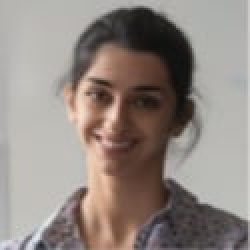
//> input picture Code/OpenCV代码/image/2.jpg, 125 x 125 px (shown 2 times larger)
$ ./特征值检测   (built with g++ and OpenCV 4)
//> lines starting //> are read from the running program, lines starting //| are printed output that depends on the picture
#include <opencv2/opencv.hpp>
#include <opencv2/xfeatures2d.hpp>
#include <iostream>

using namespace std;
using namespace cv;

int main() {
    // ========== SIFT特征点检测 ==========
    // auto ptr = SIFT::create();
    // ========== SURF特征点检测 ==========
    // auto ptr = xfeatures2d::SURF::create();
    // ========== ORB特征点检测 ==========
    auto ptr = ORB::create();

    Mat face_1 = imread("./image/2.jpg");
//> face_1 is the input picture: 125 rows x 125 cols, CV_8UC3; mean B, G, R 130.1, 136.1, 145.9
    Mat face_2 = imread("./image/3.jpg");
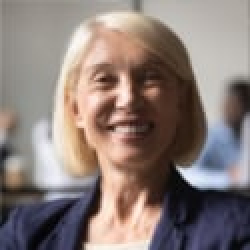
//> input picture Code/OpenCV代码/image/3.jpg, 125 x 125 px (shown 2 times larger)
//> face_2 is the input picture: 125 rows x 125 cols, CV_8UC3; mean B, G, R 120.1, 124.6, 138.2
    if (face_1.empty() || face_2.empty()) return -1;

    vector<KeyPoint> kp1, kp2;
    Mat desc1, desc2, face1_gray, face2_gray, face1_out, face2_out, dst;
    cvtColor(face_1, face1_gray, COLOR_BGR2GRAY);
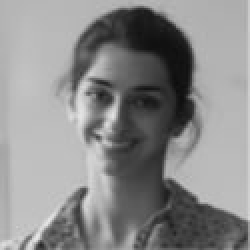
//> face1_gray: 125 rows x 125 cols, CV_8UC1 (shown 2 times larger); min 12, max 231, mean 138.4
    cvtColor(face_2, face2_gray, COLOR_BGR2GRAY);
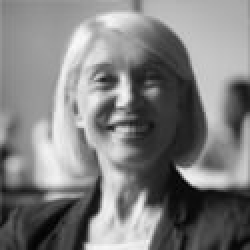
//> face2_gray: 125 rows x 125 cols, CV_8UC1 (shown 2 times larger); min 1, max 250, mean 128.2
    ptr->detectAndCompute(face1_gray, noArray(), kp1, desc1);
//> kp1 = 98 keypoints; strongest (x, y, size): (56, 55, 44.6), (55, 55, 53.6), (56, 54, 37.2), (47, 40, 37.2)
    ptr->detectAndCompute(face2_gray, noArray(), kp2, desc2);
//> kp2 = 141 keypoints; strongest (x, y, size): (89, 84, 31), (60, 50, 37.2), (59, 58, 44.6), (60, 45, 44.6)
    drawKeypoints(face_1, kp1, face1_out, Scalar(0, 255, 0));
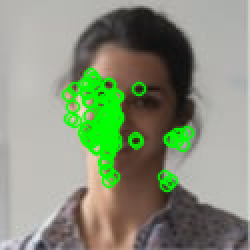
//> face1_out: 125 rows x 125 cols, CV_8UC3 (shown 2 times larger); mean B, G, R 122.5, 145.3, 135.3
    drawKeypoints(face_2, kp2, face2_out, Scalar(0, 255, 0));
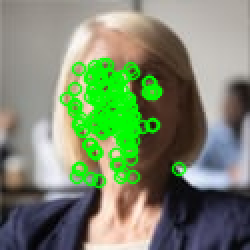
//> face2_out: 125 rows x 125 cols, CV_8UC3 (shown 2 times larger); mean B, G, R 109.3, 136.9, 122.1
    imwrite("./out/2_keypoint.jpg", face1_out);
    imwrite("./out/3_keypoint.jpg", face2_out);

    // ========== 暴力特征匹配方法 ==========
    // Ptr<DescriptorMatcher> matcher = new BFMatcher(NORM_L2, true);

    /** ========== 最快邻近区特征匹配方法 ==========
     *
     *  一种快速匹配特征点的匹配算法，但是精度不如BFMatcher。
     *
     * indexParams: 匹配算法，当使用ORB作为特征检测算法时，应该使用LSH；否则使用KDTREE。
     * searchParams: 仅使用KDTREE时生效，指定KDTREE算法中遍历树的次数。以实际经验而言，KDTREE=5时，该参数通常设置为50
     */
    Ptr<DescriptorMatcher> matcher = new FlannBasedMatcher(cv::makePtr<cv::flann::LshIndexParams>(1, 12, 20));

    /**
     * DMatch:
     *  distance: 描述子之间的距离，值越低越好
     *  queryIdx: 第一个图像的描述子索引值
     *  trainIdx: 第二个图像的描述子索引值
     *  imgIdx: 第二个图像的索引值
     */
    vector<DMatch> matches;
    matcher->match(desc1, desc2, matches);
//> matches = 98 matches
    drawMatches(face_1, kp1, face_2, kp2, matches, dst);
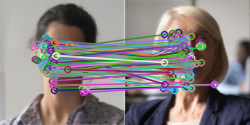
//> dst: 125 rows x 250 cols, CV_8UC3; mean B, G, R 128.8, 129.1, 135.6
    imwrite("./out/2&3_matcher.jpg", dst);
}
